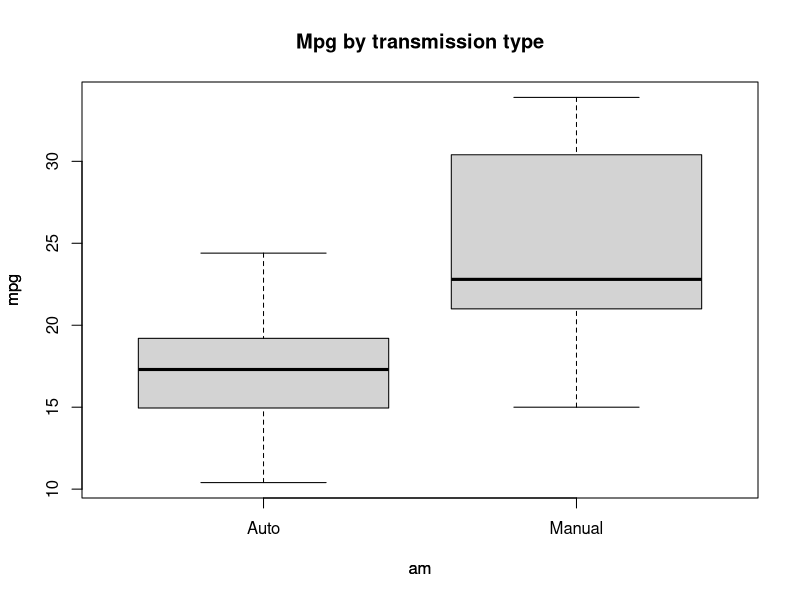
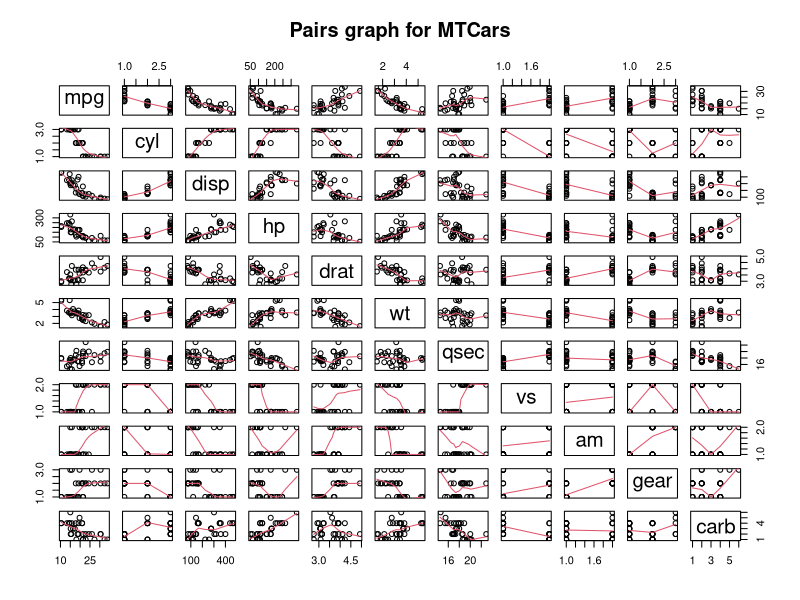
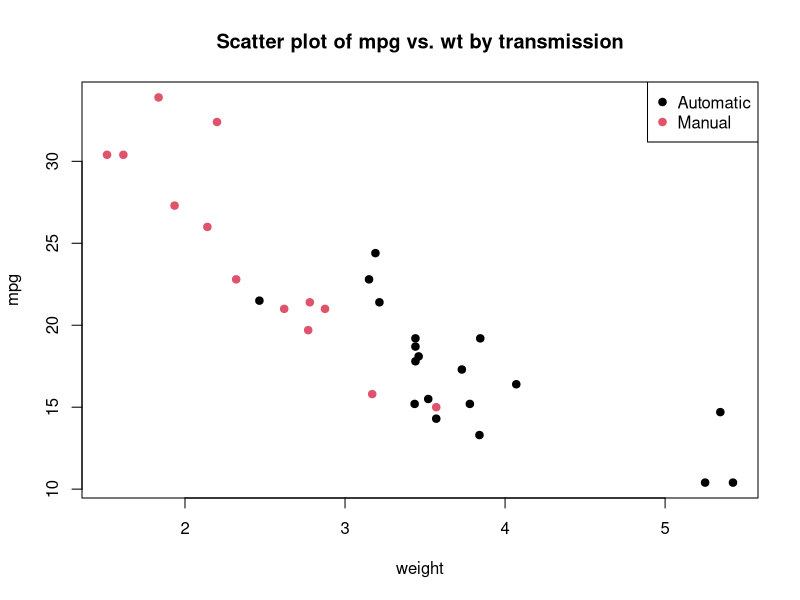
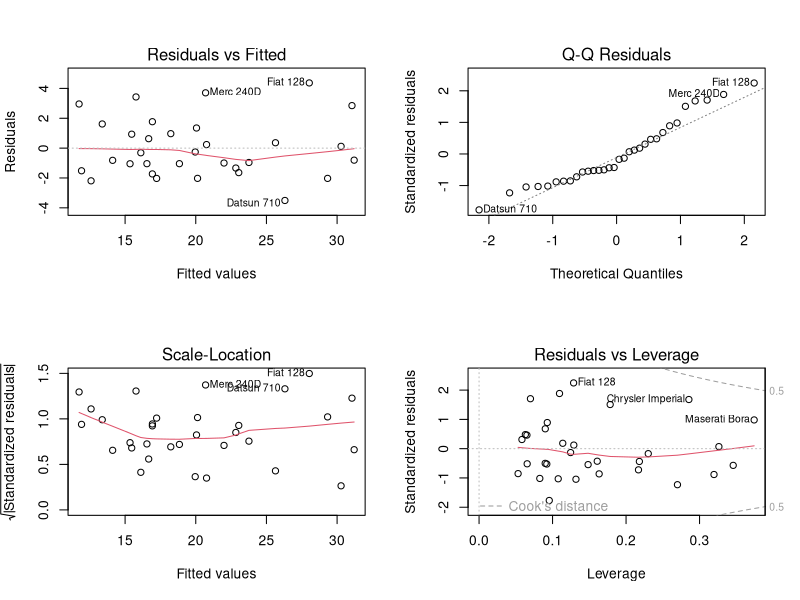

Recreate these plots in R, in order.
## ---- chunk 1
data(mtcars)
str(mtcars)
## ---- chunk 2
mtcars$cyl <- factor(mtcars$cyl)
mtcars$vs <- factor(mtcars$vs)
mtcars$gear <- factor(mtcars$gear)
mtcars$carb <- factor(mtcars$carb)
mtcars$am <- factor(mtcars$am)
## ---- chunk 3
levels(mtcars$am) <- c("Auto", "Manual")
## ---- chunk 4
plot(mpg ~ am, data = mtcars)
title(main = "Mpg by transmission type", xlab = "am", ylab = "mpg")
## ---- chunk 5
pairs(mtcars, panel = panel.smooth, main = "Pairs graph for MTCars")
## ---- chunk 6
wilcox.test(mpg ~ am, data = mtcars)
## ---- chunk 7
t.test(mpg ~ am, data = mtcars)
## ---- chunk 8
model.all <- lm(mpg ~ ., data = mtcars)
n <- nrow(mtcars)
model.init <- step(model.all, direction = "backward", k = log(n))
## ---- chunk 9
summary(model.init)$coefficients
## ---- chunk 10
plot(mtcars$wt, mtcars$mpg, col = mtcars$am, pch = 19, xlab = "weight", ylab = "mpg")
title(main = "Scatter plot of mpg vs. wt by transmission")
legend("topright", c("Automatic", "Manual"), col = 1:2, pch = 19)
## ---- chunk 11
model <- lm(mpg ~ wt + qsec + am + wt:am, data = mtcars)
summary(model)$coefficients
## ---- chunk 12
anova <- anova(lm(mpg ~ am, data = mtcars), lm(mpg ~ am + wt, data = mtcars), model.init, model)
cbind(anova[1], anova[2], anova[3], anova[4], anova[5], anova[6])
## ---- chunk 13
confint(model)[c(4, 5), ]
## ---- chunk 14
par(mfrow = c(2, 2))
plot(model)
